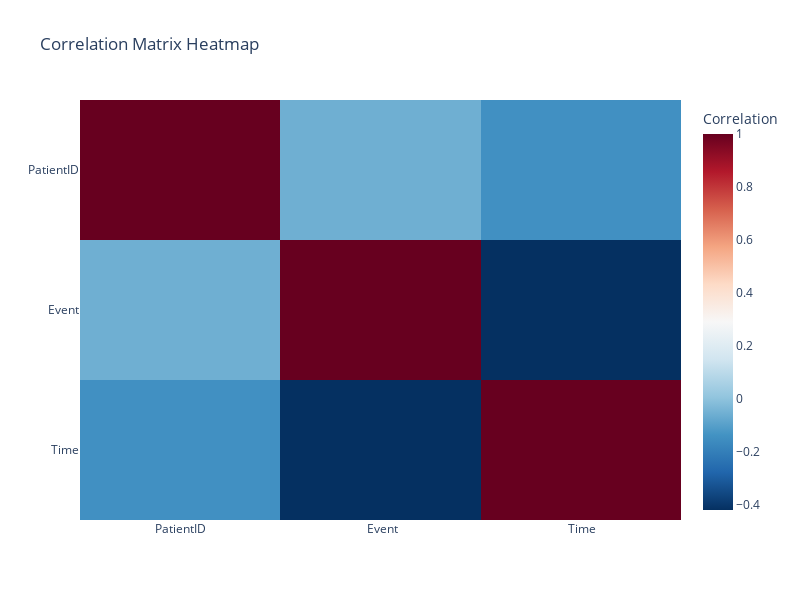

Notebook source saved alongside this figure:
### Markdown cell above
## 5. Bivariate Analysis <a id='bivariate'></a>

### 5.1 Correlation Analysis

### Code cell
# Correlation matrix
print("\n" + "="*80)
print("CORRELATION ANALYSIS")
print("="*80 + "\n")

numeric_df = clinical_discovery.select_dtypes(include=['int64', 'float64'])
correlation_matrix = numeric_df.corr()

# Heatmap
fig = px.imshow(correlation_matrix,
                labels=dict(color="Correlation"),
                x=correlation_matrix.columns,
                y=correlation_matrix.columns,
                color_continuous_scale='RdBu_r',
                aspect='auto',
                title='Correlation Matrix Heatmap')
fig.update_layout(height=600, width=800)
fig.show()

# Find highly correlated pairs
print("\n🔍 Highly Correlated Variable Pairs (|r| > 0.7):")
high_corr = []
for i in range(len(correlation_matrix.columns)):
    for j in range(i+1, len(correlation_matrix.columns)):
        if abs(correlation_matrix.iloc[i, j]) > 0.7:
            high_corr.append({
                'Variable 1': correlation_matrix.columns[i],
                'Variable 2': correlation_matrix.columns[j],
                'Correlation': correlation_matrix.iloc[i, j]
            })

if high_corr:
    display(pd.DataFrame(high_corr))
else:
    print("No highly correlated pairs found.")

### Figure 1 — Plotly figure (JSON) as saved in the notebook; plotly's stock layout.template omitted (floating-point values rounded to 4 significant figures)
{"data": [{"coloraxis": "coloraxis", "hovertemplate": "x: %{x}<br>y: %{y}<br>Correlation: %{z}<extra></extra>", "name": "0", "type": "heatmap", "x": ["PatientID", " Event", " Time"], "xaxis": "x", "y": ["PatientID", " Event", " Time"], "yaxis": "y", "z": [[1, -0.05463, -0.143], [-0.05463, 1, -0.4181], [-0.143, -0.4181, 1]]}], "layout": {"coloraxis": {"colorbar": {"title": {"text": "Correlation"}}, "colorscale": [[0, "rgb(5,48,97)"], [0.1, "rgb(33,102,172)"], [0.2, "rgb(67,147,195)"], [0.3, "rgb(146,197,222)"], [0.4, "rgb(209,229,240)"], [0.5, "rgb(247,247,247)"], [0.6, "rgb(253,219,199)"], [0.7, "rgb(244,165,130)"], [0.8, "rgb(214,96,77)"], [0.9, "rgb(178,24,43)"], [1, "rgb(103,0,31)"]]}, "height": 600, "title": {"text": "Correlation Matrix Heatmap"}, "width": 800, "xaxis": {"anchor": "y", "domain": [0, 1]}, "yaxis": {"anchor": "x", "autorange": "reversed", "domain": [0, 1]}}}
